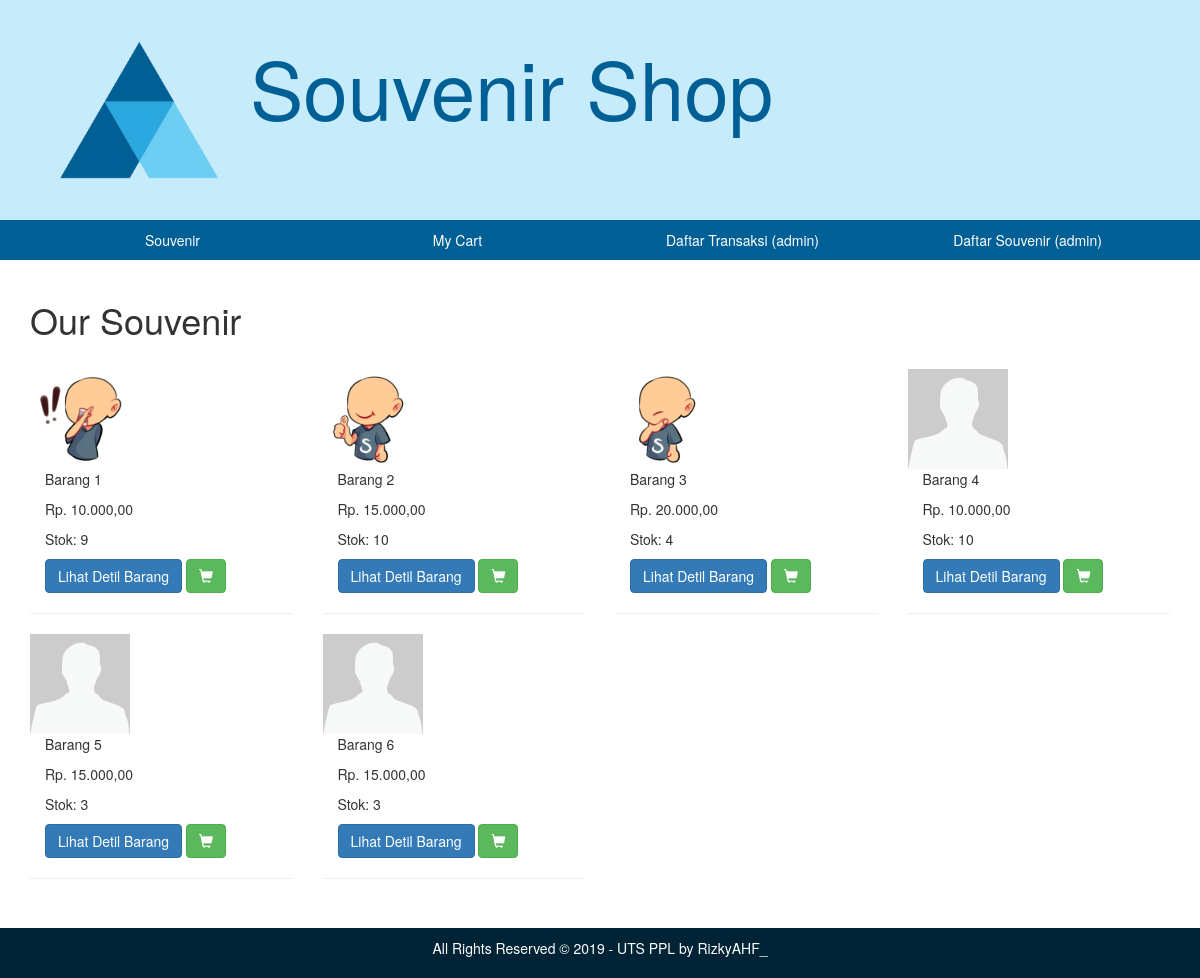
/index.php/c_souvenir/display, run on an earlier commit of the app's database.
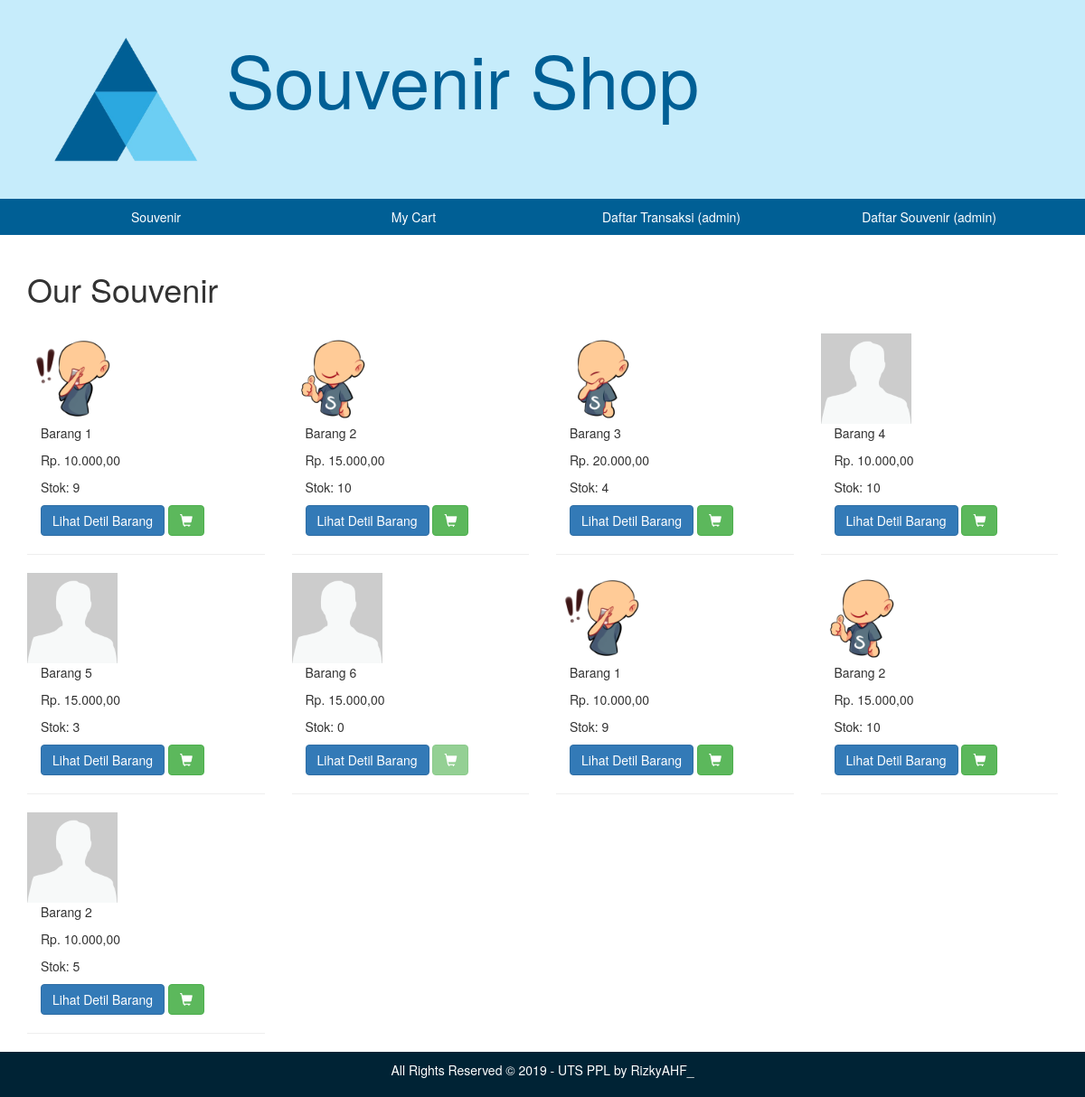
And on a later commit of the database.
### tables this page shows
CREATE TABLE `souvenir` (
  `id_barang` varchar(20) NOT NULL,
  `nama_barang` varchar(100) DEFAULT NULL,
  `stok` int(4) DEFAULT NULL,
  `harga` double(14,2) DEFAULT NULL,
  `keterangan` text,
  `foto` varchar(100) DEFAULT NULL,
  `berat` int(5) DEFAULT NULL
);

### application/controllers/c_souvenir.php (called while the page is built, shortened)
<?php
class C_souvenir extends CI_Controller {
    function __construct(){
        $this->load->model('M_souvenir');
    }
    public function display(){
        $data1['souvenir'] = $this->M_souvenir->get_all();
        $data['content_div'] = $this->load->view('v_souvenir_display', $data1, TRUE);
        $this->load->view('v_template', $data);
    }
}

### index.php (called while the page is built, shortened)
<?php
require_once BASEPATH.'core/CodeIgniter.php';

### application/models/m_souvenir.php (called while the page is built, shortened)
<?php
class M_souvenir extends CI_Model {
    public function get_all(){
        $q = $this->db->query('select * from souvenir');
        return $q->result_array();
    }
}

### application/views/v_souvenir_display.php (the view)
<div class="row title-body">
    <div class="col-md-10">
        <h1> Our Souvenir </h1>
    </div>
</div>
    <div class="row">
        <?php foreach($souvenir as $row): ?>
        <div class="col-md-3">
            <div class="row">
                <div class="col-md-12">
                    <?php
                        $img = "person-default.png";
                        if($row['foto'] != NULL) $img = $row['foto'];
                    ?>
                    <img src="<?=base_url();?>assets/img/upload/<?=$img; ?>" class="photo-list">
                </div>
            </div>
            <div class="row">
                <div class="col-md-12">
                    <div class="col-md-10">
                        <p><?=$row['nama_barang']; ?></p>
                        <p><?="Rp. ".number_format($row['harga'],2,',','.'); ?></p>
                        <p>Stok: <?=$row['stok']; ?></p>
                        <a class="btn btn-primary" href="">Lihat Detil Barang</a>
                        <a class="btn btn-success <?php if($row['stok']==0){echo "disabled";} ?>" href="<?=base_url();?>index.php/C_cart/add/<?=$row['id_barang']; ?>"><span class="glyphicon glyphicon-shopping-cart"></span></a>
                    </div>
                </div>
            </div>
            <hr>
        </div>
        <?php endforeach; ?>
    </div>

### application/views/v_template.php (shortened to what this page needs)
<!DOCTYPE html>
<html lang="en">
  <head>
    <link href="<?=base_url();?>assets/bootstrap/css/bootstrap.css" rel="stylesheet">
    <link type="text/css" href="<?=base_url();?>assets/datatables/dataTables.css" rel="stylesheet">
    <link href="<?=base_url();?>assets/css/custom.css" rel="stylesheet">
  </head>
  <body>
    <div class="container-fluid title-shop">
        <div class="row">
            <div class="col-md-12">
                <div class="container">
                    <div class="col-md-2">
                        <img class="img-responsive" src="<?=base_url();?>assets/img/icon_main.png">
                    </div>
                    <div class="col-md-10 title-container">
                        <p class="title-big"> Souvenir Shop </p>
                    </div>
                </div>
            </div>
        </div>
    </div>
    <div class="container-fluid custom-navbar">
        <div class="row">
            <div class="col-md-12">
                <div class="container">
                        <div class="col-md-3 menu-button"><a href="<?=base_url();?>index.php/C_souvenir/display">Souvenir</a></div>
                        <div class="col-md-3 menu-button"><a href="<?=base_url();?>index.php/C_cart/display">My Cart</a></div>
                        <div class="col-md-3 menu-button"><a href="<?=base_url();?>index.php/C_transaksi/display_all">Daftar Transaksi (admin)</a></div>
                        <div class="col-md-3 menu-button"><a href="<?=base_url();?>index.php/C_souvenir/display_all">Daftar Souvenir (admin)</a></div>
                </div>
            </div>
        </div>
    </div>
    <div class="container body-section">
      <?php echo $content_div; ?>
    </div>
    <footer class="container-fluid">
        <div class="row">
            <div class="col-sm-12">
                <p>All Rights Reserved &copy; 2019 - UTS PPL by RizkyAHF_</p>
            </div>
        </div>
    </footer>
  </body>
</html>

### assets/css/custom.css (style rules this page uses)
.title-shop { background-color: #c6ecfb; }
.title-shop .row { margin: 30px 0px; }
.title-container p.title-big { vertical-align: middle; }
p.title-big { color: #005f95; font-size: 80px; }
.custom-navbar { background-color: #005f95; color: white; text-align: center }
.menu-button { margin: 10px 0px; }
.menu-button a { color: white; }
.body-section { min-height: 668px; padding-top: 20px; }
.title-body { margin-bottom: 20px; }
footer { background-color: #002335; text-align: center; color:white; padding: 10px; font-size: 14px; }
.photo-list { width: 100px; }

What changed in the data, as far as the page shows it:
changed souvenir "Barang 6": stok "3" → "0"
added souvenir: foto (picture), nama_barang "Barang 1", harga "10.000,00", stok "9"
added souvenir: foto (picture), nama_barang "Barang 2", harga "15.000,00", stok "10"
added souvenir: nama_barang "Barang 2", harga "10.000,00", stok "5"
